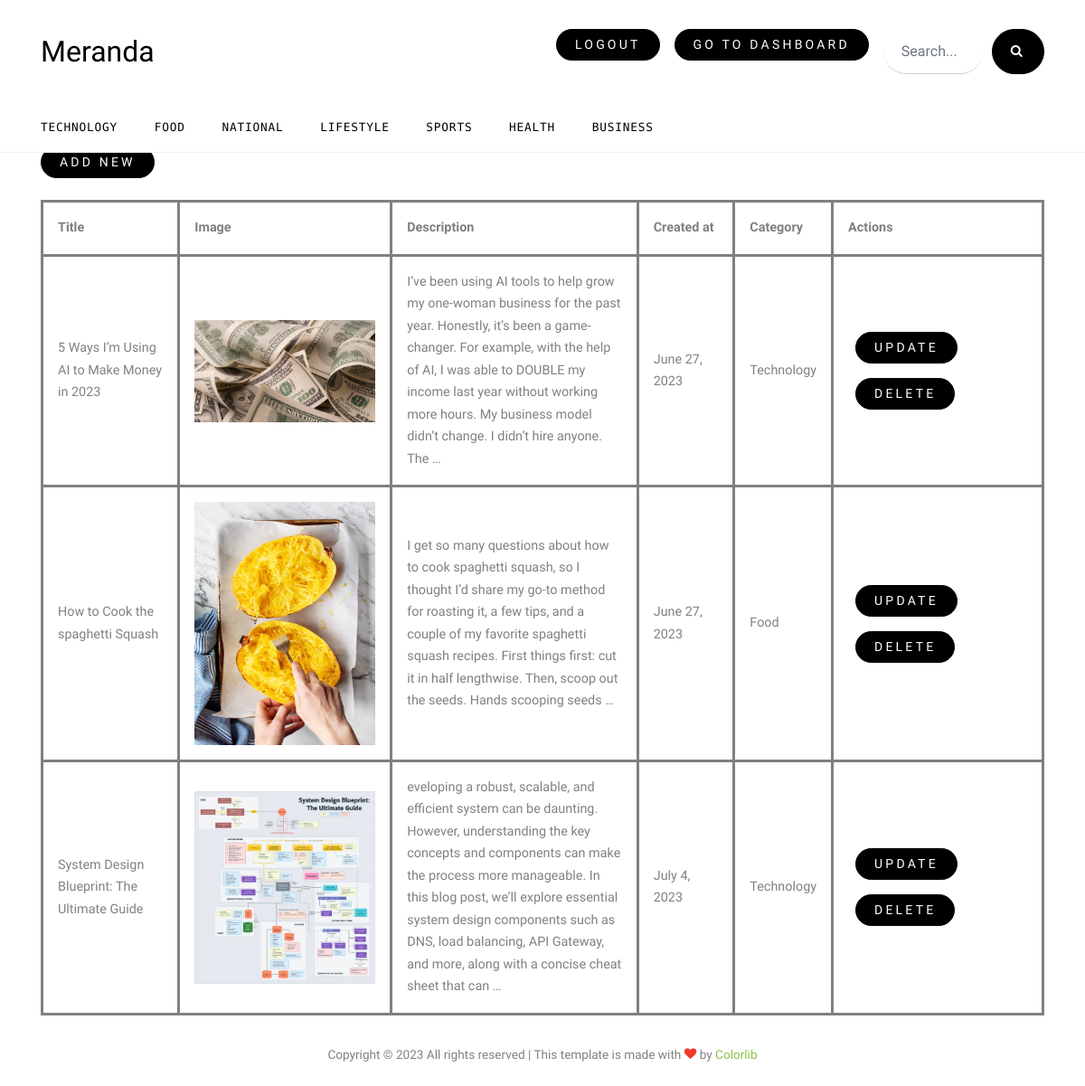
The app's page /author_dashboard (signed in) with its own data.
### blogs/models.py (models this page shows, shortened)
class Category(models.Model):
    name = models.CharField(max_length=35)
    def __str__(self):
        return self.name

class Blog(models.Model):
    title = models.CharField(max_length=150)
    description = models.TextField()
    category = models.ForeignKey(Category, on_delete=models.SET_NULL, null=True)
    author = models.ForeignKey(Author, null=True, on_delete=models.SET_NULL)
    created_at = models.DateField(auto_now_add=True)
    last_edit = models.DateTimeField(auto_now=True)
    image = models.ImageField(null=True, blank=True)
    @property
    def imageURL(self):
        url = ""
        try:
            url = self.image.url
        except:
            url = ""
        return url

### blogs/views.py (the view)
# urls.py: path('author_dashboard', views.author_dashboard),
def author_dashboard(request):
    blogs = Blog.objects.filter(author=request.user.author)
    return render(request, 'author_dashboard.html', {'blogs':blogs})

### blogs/context_processors.py (called while the page is built)
def blogs_and_categories(request):
    all_blogs = Blog.objects.all()
    all_categories = Category.objects.all()
    return {'all_blogs':all_blogs, 'all_categories':all_categories}

### templates/author_dashboard.html
{% extends 'base.html' %}
{% load static %}
{% block 'content' %}
<div class="container mt-5">
    <div class="add_new my-4">
        <a href="/author_add_blog" class="btn btn-outline-primary">Add New</a>
    </div>
    <table class="author_blogs_table">
        <tr>
            <th>Title</th>
            <th>Image</th>
            <th>Description</th>
            <th>Created at</th>
            <th>Category</th>
            <th>Actions</th>
        </tr>
        {% for blog in blogs %}
        <tr>
            <td class="blog_title_table">{{ blog.title }}</td>
            <td><img src="{{ blog.imageURL }}" alt="" width="200"></td>
            <td class="blog_desc_table">{{ blog.description|truncatewords:50 }}</td>
            <td>{{ blog.created_at }}</td>
            <td>{{ blog.category }}</td>
            <td>
                <a href="/author_update_blog/{{blog.id}}" class="m-2 btn btn-primary">Update</a>
                <a href="/author_delete_blog/{{blog.id}}" class="m-2 btn btn-danger">Delete</a>
            </td>
        </tr>
        {% endfor %}
    </table>
</div>
{% endblock %}

### templates/base.html (shortened to what this page needs)
{% load static %}
<!DOCTYPE html>
<html lang="en">
<head>
    <link rel="stylesheet" href="{% static 'fonts/icomoon/style.css' %}">
    <link rel="stylesheet" href="{% static 'css/bootstrap.min.css' %}">
    <link rel="stylesheet" href="{% static 'css/jquery-ui.css' %}">
    <link rel="stylesheet" href="{% static 'css/owl.carousel.min.css' %}">
    <link rel="stylesheet" href="{% static 'css/owl.theme.default.min.css' %}">
    <link rel="stylesheet" href="{% static 'css/owl.theme.default.min.css' %}">
    <link rel="stylesheet" href="{% static 'css/jquery.fancybox.min.css' %}">
    <link rel="stylesheet" href="{% static 'css/bootstrap-datepicker.css' %}">
    <link rel="stylesheet" href="{% static 'fonts/flaticon/font/flaticon.css' %}">
    <link rel="stylesheet" href="{% static 'css/aos.css' %}">
    <link href="{% static 'css/jquery.mb.YTPlayer.min.css' %}" media="all" rel="stylesheet" type="text/css">
    <link rel="stylesheet" href="{% static 'css/style.css' %}">
</head>
<body data-spy="scroll" data-target=".site-navbar-target" data-offset="300">
    <div class="site-wrap">
        <div class="header-top">
            <div class="container">
                <div class="row align-items-center">
                    <div class="col-12 col-lg-6 d-flex">
                        <a href="/" class="site-logo">
                            Meranda
                        </a>
                    </div>
                    <div class="col-12 col-lg-6 ml-auto d-flex align-center">
                        <div class="ml-md-auto mr-3">
                            {% if request.user.is_authenticated %}
                            <a href="/logout" class="btn btn-primary">Logout</a>
                            {% endif %}
                        </div>
                        <div class="ml-md-auto mr-3">
                            {% if request.user.author %}
                            <a href="/author_dashboard" class="btn btn-primary">Go to Dashboard</a>
                            {% else %}
                            <a href="/author_reg" class="btn btn-primary">Become an Author</a>
                            {% endif %}
                        </div>
                        <form action="#" class="search-form d-inline-block">
                            <div class="d-flex">
                                <input type="email" class="form-control" placeholder="Search...">
                                <button type="submit" class="btn btn-secondary"><span
                                        class="icon-search"></span></button>
                            </div>
                        </form>
                    </div>
                </div>
            </div>
            <div class="site-navbar py-2 js-sticky-header site-navbar-target d-none pl-0 d-lg-block" role="banner">
                <div class="container">
                    <div class="d-flex align-items-center">
                        <div class="mr-auto">
                            <nav class="site-navigation position-relative text-right" role="navigation">
                                <ul class="site-menu main-menu js-clone-nav mr-auto d-none pl-0 d-lg-block">
                                    {% for category in all_categories %}
                                    <li>
                                        <a href="/category/{{category.name}}" class="nav-link text-left">{{ category.name }}</a>
                                    </li>
                                    {% endfor %}
                                </ul>
                            </nav>
                        </div>
                    </div>
                </div>
            </div>
        </div>
        <div class="site-section py-0">
            {% block 'content' %}
            {% endblock %}
        </div>
        <div class="footer">
            <div class="container">
                <div class="row">
                    <div class="col-12">
                        <div class="copyright">
                            <p>
                                Copyright &copy;
                                <script>document.write(new Date().getFullYear());</script> All rights reserved | This
                                template is made with <i class="icon-heart text-danger" aria-hidden="true"></i> by <a
                                    href="https://colorlib.com" target="_blank">Colorlib</a>
                            </p>
                        </div>
                    </div>
                </div>
            </div>
        </div>
    </div>
</body>
</html>

### static/css/style.css (style rules this page uses)
html { overflow-x: hidden; }
body { line-height: 1.7; color: gray; font-weight: 300; font-size: .9rem; }
a { -webkit-transition: .3s all ease; -o-transition: .3s all ease; transition: .3s all ease; }
.site-wrap:before { display: none; -webkit-transition: .3s all ease-in-out; -o-transition: .3s all ease-in-out; transition: .3s all ease-in-out; background: rgba(0, 0, 0, 0.6); content: ""; position: absolute; z-index: 2000; top: 0; left: 0; right: 0; bottom: 0; opacity: 0; visibility: hidden; }
.site-section { padding: 2.5em 0; }
@media (min-width: 768px) { .site-section { padding: 7em 0; } }
.site-logo { font-size: 2rem; color: #000; }
.site-navbar { margin-bottom: 0px; z-index: 1999; width: 100%; background: #fff; font-family: "B612 Mono", monospace; }
.site-navbar .site-navigation .site-menu { margin-left: 0; padding-left: 0; margin-bottom: 0; }
.site-navbar .site-navigation .site-menu a { text-decoration: none !important; display: inline-block; }
.site-navbar .site-navigation .site-menu > li { display: inline-block; }
.site-navbar .site-navigation .site-menu > li:first-child > a { padding-left: 0; }
.site-navbar .site-navigation .site-menu > li > a { text-transform: uppercase; font-size: .8rem; letter-spacing: .05rem; font-weight: 400; display: inline-block; text-decoration: none !important; color: #000; }
.site-mobile-menu .site-nav-wrap { padding: 0; margin: 0; list-style: none; position: relative; }
.site-mobile-menu .site-nav-wrap a { padding: 10px 20px; display: block; position: relative; color: #212529; }
.site-mobile-menu .site-nav-wrap li { position: relative; display: block; }
.site-mobile-menu .site-nav-wrap > li { display: block; position: relative; float: left; width: 100%; }
.site-mobile-menu .site-nav-wrap > li > a { padding-left: 20px; font-size: 20px; }
.sticky-wrapper .site-navbar { -webkit-transition: .3s all ease; -o-transition: .3s all ease; transition: .3s all ease; border-bottom: 1px solid #efefef; }
.sticky-wrapper .site-navbar .site-menu > li { display: inline-block; }
.header-top > .container { padding-top: 30px; padding-bottom: 30px; }
.btn { text-transform: uppercase; font-size: 14px; letter-spacing: .2rem; font-family: "Cabin", -apple-system, BlinkMacSystemFont, "Segoe UI", Roboto, "Helvetica Neue", Arial, sans-serif, "Apple Color Emoji", "Segoe UI Emoji", "Segoe UI Symbol", "Noto Color Emoji"; }
.form-control { margin-right: 10px; height: 50px; padding-left: 20px; padding-right: 20px; border-radius: 30px; border: none; background: #fff; border-bottom: 1px solid transparent; border-bottom: 1px solid #ccc; }
.btn { border-radius: 30px; background: #000; padding-left: 20px; padding-right: 20px; border-color: #000; color: #fff; }
.search-form .form-control { margin-right: 10px; height: 50px; padding-left: 20px; padding-right: 20px; border-radius: 30px; border: none; background: #fff; border-bottom: 1px solid transparent; border-bottom: 1px solid #ccc; }
.search-form .btn { border-radius: 30px; background: #000; padding-left: 20px; padding-right: 20px; border-color: #000; }
.footer { font-size: .85rem; text-align: center; padding: 2rem 0; }
.author_blogs_table td, .author_blogs_table th { padding: 1rem; border: solid; }
.blog_desc_table { max-width: 400px; }
.blog_title_table { max-width: 200px; }

### records on screen
Category: name "TECHNOLOGY"
Category: name "FOOD"
Category: name "NATIONAL"
Category: name "LIFESTYLE"
Category: name "SPORTS"
Category: name "HEALTH"
Category: name "BUSINESS"
Blog: title "5 Ways I’m Using AI to Make Money in 2023", imageURL (picture), description "I’ve been using AI tools to help grow my one-woman business for the past year. Honestly, it’s been a game-changer. For example, with the help of AI, I was able to DOUBLE my income last year without working more hours. My business model didn’t change. I didn’t hire anyone. The …", created_at "June 27, 2023", category "Technology"
Blog: title "How to Cook the spaghetti Squash", imageURL (picture), description "I get so many questions about how to cook spaghetti squash, so I thought I’d share my go-to method for roasting it, a few tips, and a couple of my favorite spaghetti squash recipes. First things first: cut it in half lengthwise. Then, scoop out the seeds. Hands scooping seeds …", created_at "June 27, 2023", category "Food"
Blog: title "System Design Blueprint: The Ultimate Guide", imageURL (picture), description "eveloping a robust, scalable, and efficient system can be daunting. However, understanding the key concepts and components can make the process more manageable. In this blog post, we’ll explore essential system design components such as DNS, load balancing, API Gateway, and more, along with a concise cheat sheet that can …", created_at "July 4, 2023", category "Technology"
